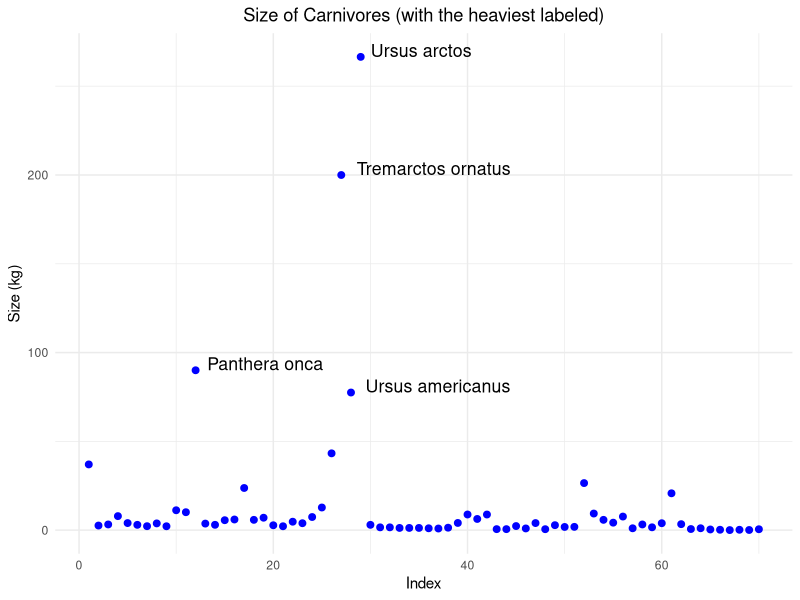
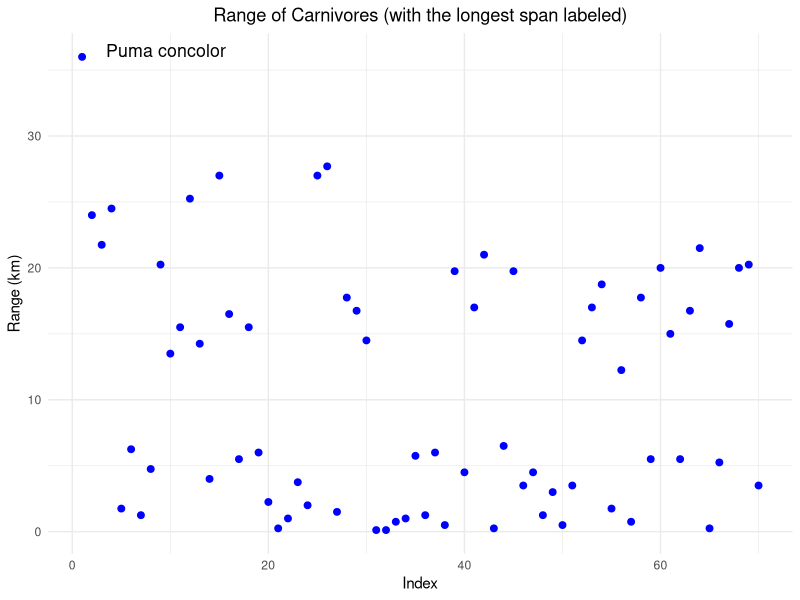
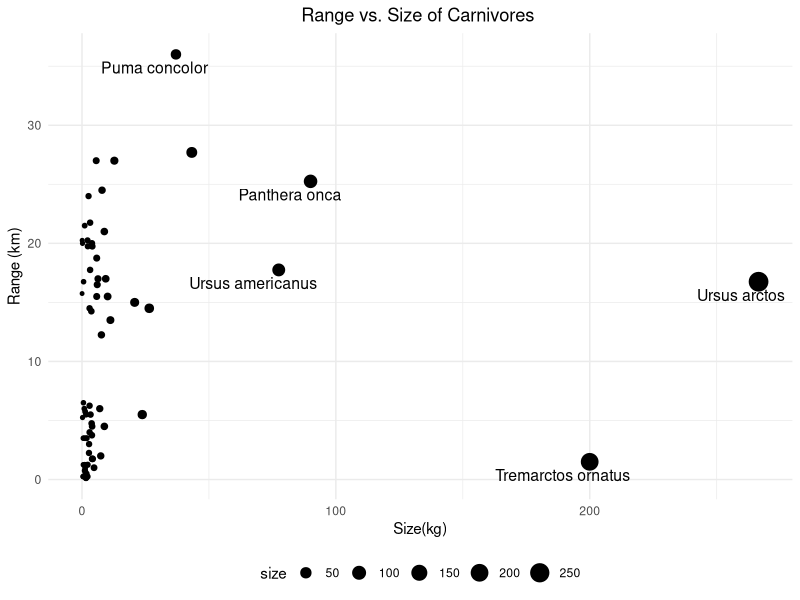
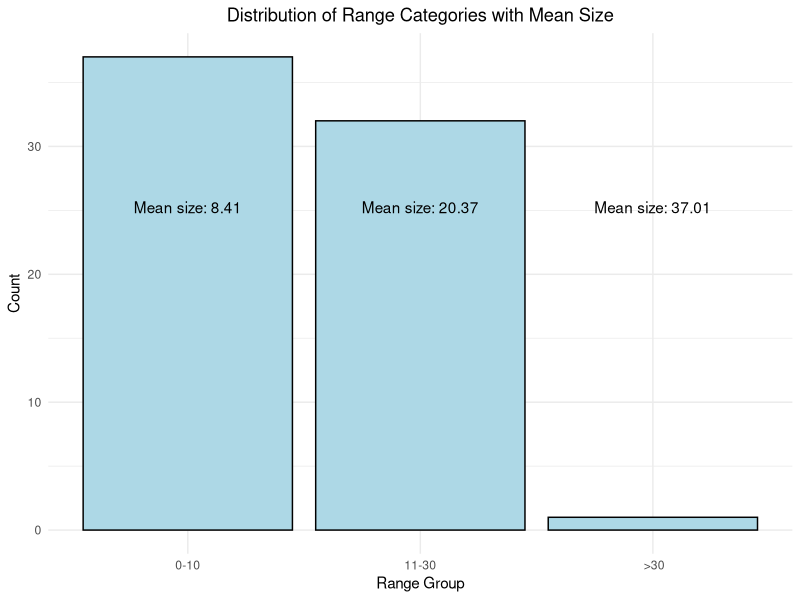

Generate these figures, in order, with R: (Note: this script raises an error after producing the figures.)
## ---- chunk 1
knitr::opts_chunk$set(echo = TRUE, message = FALSE, warning=FALSE, fig.width = 6, fig.height = 4)
## ---- chunk 2
library(ade4)
data(carni70)
## ---- chunk 3
data <- carni70$tab
data$animal <- rownames(data)

# first rows in the dataframe
knitr::kable(head(carni70$tab))
## ---- chunk 4
library(ggplot2)
library(dplyr)
 

# Identify outliers using IQR
Q1 <- quantile(data$size, 0.1)
Q3 <- quantile(data$size, 0.9)
IQR <- Q3 - Q1

outliers <- data %>%
  filter(size < (Q1 - 2 * IQR) | size > (Q3 + 2 * IQR))

outliers$index <- which(data$animal %in% outliers$animal) # get index

ggplot(data, aes(x = 1:nrow(data), y = size)) +
  geom_point(color = "blue", size=2) +
  geom_text(data = outliers, aes(x = index, y = size, label = gsub("_", " ", animal)), 
            vjust = 0, hjust = -0.1, color = "black", size=4.5) +
  labs(title = "Size of Carnivores (with the heaviest labeled)", x = "Index", y = "Size (kg)") +
  theme_minimal()+theme(
    plot.title = element_text(hjust = 0.5))


## ---- chunk 5
# Identify outliers using IQR
Q11 <- quantile(data$range, 0.3)
Q33 <- quantile(data$range, 0.7)
IQR <- Q33 - Q11

outlier <- data %>%
  filter(range < (Q11 -  IQR) | range > (Q33 + IQR))

outlier$index <- which(data$animal %in% outlier$animal) # get index

ggplot(data, aes(x = 1:nrow(data), y = range)) +
  geom_point(color = "blue", size=2) +
  geom_text(data = outlier, aes(x = index, y = range, label = gsub("_", " ", animal)), 
            vjust = 0, hjust = -0.2, color = "black", size=4.5) +
  labs(title = "Range of Carnivores (with the longest span labeled)", x = "Index", y = "Range (km)") +
  theme_minimal()+theme(
    plot.title = element_text(hjust = 0.5))


## ---- chunk 6
labels  <- rbind(outlier, outliers)


ggplot(data, aes(x = size, y = range)) +
  geom_point(aes(size = size), alpha = 1) + # Adjust size 
  geom_text(data = labels, aes(x = size, y = range, label = gsub("_", " ", animal)), 
            vjust = 1.6, hjust = 0.7, color = "black", size=4) +
  labs(title = "Range vs. Size of Carnivores ", 
       x = "Size(kg)", y = "Range (km)") +
  theme_minimal() +
  theme(legend.position = "bottom")+theme(
    plot.title = element_text(hjust = 0.5))



## ---- chunk 7
# Categorize the range into three groups
data$range_group <- cut(data$range,
                        breaks = c(0, 10, 30, 50), # Define intervals
                        labels = c("0-10", "11-30", " >30"),
                        right = TRUE)
# Calculate the mean size for each range group
mean_size_by_group <- data %>%
  group_by(range_group) %>%
  summarize(mean_size = mean(size, na.rm = TRUE))

# Create the bar plot for the range categories with mean size labels
ggplot(data, aes(x = range_group)) +
  geom_bar(fill = "lightblue", color = "black") +
  geom_text(data = mean_size_by_group, aes(x = range_group, y = Inf, label = paste('Mean size:',round(mean_size, 2))), 
            vjust = 15, color = "black") + # Place text above the bars
  labs(title = "Distribution of Range Categories with Mean Size", 
       x = "Range Group", y = "Count") +
  theme_minimal()+theme(
    plot.title = element_text(hjust = 0.5))


# 

## ---- chunk 8

# 1. Cougar
knitr::include_graphics("Pumaconcolor.jpg")

## ---- chunk 9
# 2. Jaguar
knitr::include_graphics("Pantheraonca.jpg")

## ---- chunk 10
# 3. Spectacled Bear
knitr::include_graphics("Tremarctosornatus.jpg")

## ---- chunk 11
# 4. American Black Bear
knitr::include_graphics("Ursusamericanus.jpg")

## ---- chunk 12
# 5. Brown Bear
knitr::include_graphics("Ursusarctos.jpg")
